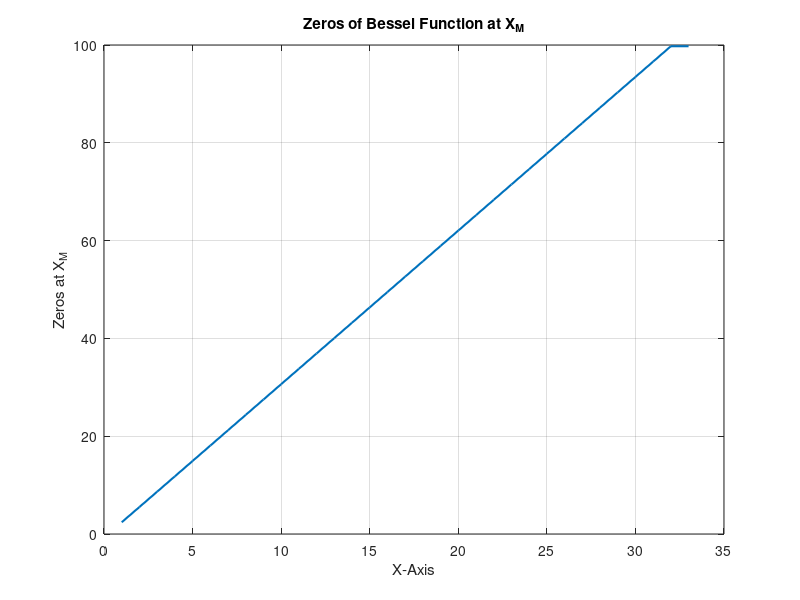

The MATLAB source for this figure:
% MACM 316 - Bessel Functions for Homework 4
% Instructor: Ben Adcock
% File name: Bessel.m

% Set Values
c = 100; % Number of Bessel Function iterations
j = zeros(c, 1); % Storage for results of computations
x = zeros(c, 1); % Defining the domain (X-Axis)
x_2 = zeros(33,1);
tol = 1e-15;  % Tolerance
N = 100; % Maximum number of iterations
temp = zeros(100,1); % Array to store data
Bdata = zeros(33, 1); % True data set
pos = 1;

% Compute Bessel Function for 'c' iterations
for i=1:c
    j(i) = besselj(0, i);
    x(i) = i;
end

% Plot the Bessel Function Graph
%plot(x, j, 'LineWidth', 1.5)
%grid on
%legend('J_0', 'Location', 'Best')
%xlabel('X-Axis')
%ylabel('J_0(x)')
%title('First Zero with Bisection Method on Bessel Function')

% Compute Initial 'a' and 'b' for Bisection Method
for h=1:100
    a = h; % value 'a' used to search for zeros
    b = h + 1;
    for i=1:c
        if b == 2
            continue
        else
            b = b + 1;
        end
        % No changes required as values for 'a' and 'b' are opposite signs
        if (besselj(0,a)>0 && besselj(0,b)<0)
            for k = 1:N
                p = a + (b-a)/2;
                if ((b-a)/2<tol)
                    break;
                elseif (besselj(0,p)*besselj(0,a)>0)
                    a = p;
                else
                    b = p;
                end
            end
            temp(h) = p;
            break
        % Same as the above, no changes required
        elseif (besselj(0,a)<0 && besselj(0,b)>0)
            for k = 1:N
                p = a + (b-a)/2;
                if ((b-a)/2<tol)
                    break;
                elseif (besselj(0,p)*besselj(0,a)>0)
                    a = p;
                else
                    b = p;
                end
            end
            temp(h) = p;
            break
        % Continue FOR LOOP to check next value of 'b'
        else
            continue
        end
    end
end

% Fix for code above to get proper set of values
for i=1:99
    if(temp(i) == temp(i+1))
        continue
    elseif(temp(i) == 0)
        continue
    else
        Bdata(pos) = temp(i);
        pos = pos + 1;
    end
end

for i=2:32
    Bdata(i) = Bdata(i+1);
end

for i=1:33
    x_2(i) = i;
end

% Plot X_M
plot(x_2, Bdata, 'LineWidth', 1.5)
grid on
xlabel('X-Axis')
ylabel('Zeros at X_M')
title('Zeros of Bessel Function at X_M')